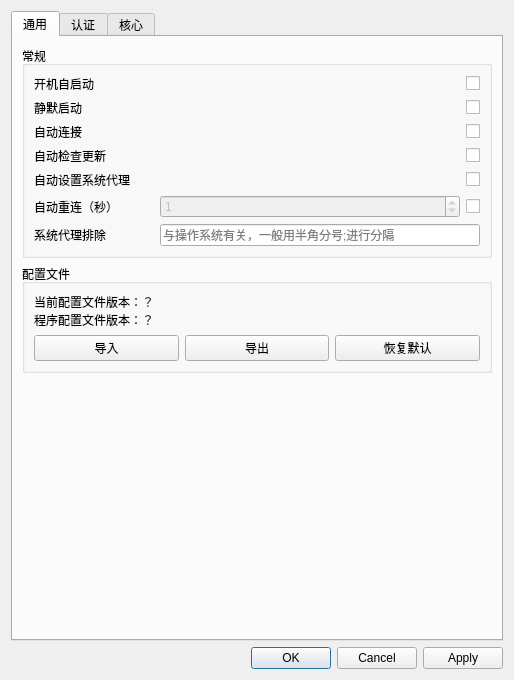
<?xml version="1.0" encoding="UTF-8"?>
<ui version="4.0">
 <class>SettingWindow</class>
 <widget class="QDialog" name="SettingWindow">
  <property name="geometry">
   <rect>
    <x>0</x>
    <y>0</y>
    <width>514</width>
    <height>680</height>
   </rect>
  </property>
  <property name="windowTitle">
   <string>设置</string>
  </property>
  <property name="styleSheet">
   <string notr="true"/>
  </property>
  <layout class="QVBoxLayout" name="verticalLayout">
   <item>
    <widget class="QTabWidget" name="tabWidget">
     <property name="locale">
      <locale language="Chinese" country="China"/>
     </property>
     <property name="currentIndex">
      <number>0</number>
     </property>
     <widget class="QWidget" name="generalTab">
      <attribute name="title">
       <string>通用</string>
      </attribute>
      <layout class="QGridLayout">
       <item row="7" column="0">
        <spacer name="commonTabVerticalSpacer">
         <property name="orientation">
          <enum>Qt::Orientation::Vertical</enum>
         </property>
         <property name="sizeHint" stdset="0">
          <size>
           <width>444</width>
           <height>108</height>
          </size>
         </property>
        </spacer>
       </item>
       <item row="3" column="0" rowspan="2">
        <widget class="QGroupBox" name="profileGroup">
         <property name="title">
          <string>配置文件</string>
         </property>
         <layout class="QGridLayout" name="gridLayout_5">
          <item row="1" column="1">
           <widget class="QPushButton" name="exportPushButton">
            <property name="text">
             <string>导出</string>
            </property>
           </widget>
          </item>
          <item row="0" column="0" colspan="3">
           <widget class="QLabel" name="configVersionLabel">
            <property name="text">
             <string>当前配置文件版本：？
程序配置文件版本：？</string>
            </property>
           </widget>
          </item>
          <item row="1" column="2">
           <widget class="QPushButton" name="resetDefaultPushButton">
            <property name="text">
             <string>恢复默认</string>
            </property>
           </widget>
          </item>
          <item row="1" column="0">
           <widget class="QPushButton" name="importPushButton">
            <property name="text">
             <string>导入</string>
            </property>
           </widget>
          </item>
         </layout>
        </widget>
       </item>
       <item row="1" column="0">
        <widget class="QGroupBox" name="commonGroup">
         <property name="title">
          <string>常规</string>
         </property>
         <layout class="QGridLayout" name="gridLayout_7">
          <item row="3" column="2">
           <widget class="QCheckBox" name="checkUpdateAfterStartCheckBox">
            <property name="text">
             <string/>
            </property>
           </widget>
          </item>
          <item row="0" column="2">
           <widget class="QCheckBox" name="autoStartCheckBox">
            <property name="text">
             <string/>
            </property>
           </widget>
          </item>
          <item row="1" column="2">
           <widget class="QCheckBox" name="silentStartCheckBox">
            <property name="text">
             <string/>
            </property>
           </widget>
          </item>
          <item row="5" column="0">
           <widget class="QLabel" name="zjuConnectTabLabel7">
            <property name="text">
             <string>自动重连（秒）</string>
            </property>
           </widget>
          </item>
          <item row="0" column="0">
           <widget class="QLabel" name="commonTabLable4">
            <property name="text">
             <string>开机自启动</string>
            </property>
           </widget>
          </item>
          <item row="5" column="2">
           <widget class="QCheckBox" name="autoReconnectCheckBox">
            <property name="text">
             <string/>
            </property>
            <property name="checked">
             <bool>false</bool>
            </property>
           </widget>
          </item>
          <item row="0" column="1" rowspan="6">
           <spacer name="horizontalSpacer_3">
            <property name="orientation">
             <enum>Qt::Orientation::Horizontal</enum>
            </property>
            <property name="sizeHint" stdset="0">
             <size>
              <width>0</width>
              <height>0</height>
             </size>
            </property>
           </spacer>
          </item>
          <item row="7" column="1" colspan="2">
           <widget class="QLineEdit" name="systemProxyBypassLineEdit">
            <property name="placeholderText">
             <string>与操作系统有关，一般用半角分号;进行分隔</string>
            </property>
           </widget>
          </item>
          <item row="1" column="0">
           <widget class="QLabel" name="commonTabLabelSilentStart">
            <property name="text">
             <string>静默启动</string>
            </property>
           </widget>
          </item>
          <item row="2" column="0">
           <widget class="QLabel" name="commonTabLable5">
            <property name="text">
             <string>自动连接</string>
            </property>
           </widget>
          </item>
          <item row="7" column="0">
           <widget class="QLabel" name="zjuConnectTabLabel11">
            <property name="text">
             <string>系统代理排除</string>
            </property>
           </widget>
          </item>
          <item row="3" column="0">
           <widget class="QLabel" name="commonTabLable6">
            <property name="text">
             <string>自动检查更新</string>
            </property>
           </widget>
          </item>
          <item row="4" column="2">
           <widget class="QCheckBox" name="autoSetProxyCheckBox">
            <property name="text">
             <string/>
            </property>
           </widget>
          </item>
          <item row="2" column="2">
           <widget class="QCheckBox" name="connectAfterStartCheckBox">
            <property name="text">
             <string/>
            </property>
           </widget>
          </item>
          <item row="4" column="0">
           <widget class="QLabel" name="commonTabLable4_2">
            <property name="text">
             <string>自动设置系统代理</string>
            </property>
           </widget>
          </item>
          <item row="5" column="1">
           <widget class="QSpinBox" name="reconnectTimeSpinBox">
            <property name="enabled">
             <bool>false</bool>
            </property>
            <property name="maximum">
             <number>86400</number>
            </property>
            <property name="value">
             <number>1</number>
            </property>
           </widget>
          </item>
          <item row="8" column="0">
           <spacer name="horizontalSpacer_4">
            <property name="orientation">
             <enum>Qt::Orientation::Horizontal</enum>
            </property>
            <property name="sizeType">
             <enum>QSizePolicy::Policy::Preferred</enum>
            </property>
            <property name="sizeHint" stdset="0">
             <size>
              <width>120</width>
              <height>0</height>
             </size>
            </property>
           </spacer>
          </item>
         </layout>
        </widget>
       </item>
      </layout>
     </widget>
     <widget class="QWidget" name="loginTab">
      <attribute name="title">
       <string>认证</string>
      </attribute>
      <layout class="QGridLayout" name="gridLayout_9">
       <item row="2" column="0">
        <widget class="QGroupBox" name="authInfoGroupBox">
         <property name="title">
          <string>认证信息（aTrust）</string>
         </property>
         <layout class="QGridLayout" name="gridLayout_8">
          <item row="4" column="0">
           <widget class="QLabel" name="label_5">
            <property name="text">
             <string>手机号码</string>
            </property>
           </widget>
          </item>
          <item row="3" column="1" colspan="3">
           <widget class="QLineEdit" name="casLoginUrlLineEdit">
            <property name="enabled">
             <bool>false</bool>
            </property>
            <property name="text">
             <string/>
            </property>
            <property name="placeholderText">
             <string>可选，可自动生成，仅用于单点登录</string>
            </property>
           </widget>
          </item>
          <item row="2" column="2">
           <widget class="QRadioButton" name="casRadioButton">
            <property name="text">
             <string>单点认证</string>
            </property>
           </widget>
          </item>
          <item row="2" column="1">
           <widget class="QRadioButton" name="pswRadioButton">
            <property name="text">
             <string>密码</string>
            </property>
            <property name="checked">
             <bool>true</bool>
            </property>
           </widget>
          </item>
          <item row="3" column="0">
           <widget class="QLabel" name="label_4">
            <property name="text">
             <string>单点认证地址</string>
            </property>
           </widget>
          </item>
          <item row="1" column="0">
           <widget class="QLabel" name="label_2">
            <property name="text">
             <string>登录域</string>
            </property>
           </widget>
          </item>
          <item row="2" column="3">
           <widget class="QRadioButton" name="smsCheckCodeRadioButton">
            <property name="text">
             <string>短信验证</string>
            </property>
           </widget>
          </item>
          <item row="2" column="0">
           <widget class="QLabel" name="label_3">
            <property name="text">
             <string>认证方式</string>
            </property>
           </widget>
          </item>
          <item row="0" column="0" colspan="4">
           <widget class="QPushButton" name="authSelectPushButton">
            <property name="text">
             <string>获取认证方式</string>
            </property>
           </widget>
          </item>
          <item row="1" column="1" colspan="3">
           <widget class="QLineEdit" name="loginDomainLineEdit">
            <property name="text">
             <string/>
            </property>
            <property name="placeholderText">
             <string>可自动获取，默认 local</string>
            </property>
           </widget>
          </item>
          <item row="5" column="0">
           <spacer name="horizontalSpacer">
            <property name="orientation">
             <enum>Qt::Orientation::Horizontal</enum>
            </property>
            <property name="sizeType">
             <enum>QSizePolicy::Policy::Preferred</enum>
            </property>
            <property name="sizeHint" stdset="0">
             <size>
              <width>120</width>
              <height>0</height>
             </size>
            </property>
           </spacer>
          </item>
          <item row="4" column="1" colspan="3">
           <layout class="QHBoxLayout" name="horizontalLayout">
            <item>
             <widget class="QLabel" name="label_6">
              <property name="text">
               <string>+</string>
              </property>
             </widget>
            </item>
            <item>
             <widget class="QLineEdit" name="countryCodeLineEdit">
              <property name="enabled">
               <bool>false</bool>
              </property>
              <property name="maximumSize">
               <size>
                <width>45</width>
                <height>16777215</height>
               </size>
              </property>
              <property name="placeholderText">
               <string>国家</string>
              </property>
             </widget>
            </item>
            <item>
             <widget class="QLabel" name="label_7">
              <property name="text">
               <string>-</string>
              </property>
             </widget>
            </item>
            <item>
             <widget class="QLineEdit" name="phoneNumberLineEdit">
              <property name="enabled">
               <bool>false</bool>
              </property>
              <property name="placeholderText">
               <string>手机号码，仅用于短信验证</string>
              </property>
             </widget>
            </item>
           </layout>
          </item>
         </layout>
        </widget>
       </item>
       <item row="1" column="0">
        <widget class="QGroupBox" name="protocolGroupBox">
         <property name="title">
          <string>协议</string>
         </property>
         <layout class="QVBoxLayout" name="verticalLayout_2">
          <item>
           <widget class="QRadioButton" name="atrustRadioButton">
            <property name="text">
             <string>aTrust</string>
            </property>
            <property name="checked">
             <bool>true</bool>
            </property>
           </widget>
          </item>
          <item>
           <widget class="QRadioButton" name="easyconnectRadioButton">
            <property name="text">
             <string>EasyConnect</string>
            </property>
           </widget>
          </item>
         </layout>
        </widget>
       </item>
       <item row="4" column="0">
        <spacer name="verticalSpacer_2">
         <property name="orientation">
          <enum>Qt::Orientation::Vertical</enum>
         </property>
         <property name="sizeHint" stdset="0">
          <size>
           <width>20</width>
           <height>40</height>
          </size>
         </property>
        </spacer>
       </item>
       <item row="3" column="0">
        <widget class="QGroupBox" name="credentialGroup">
         <property name="title">
          <string>保存的信息</string>
         </property>
         <layout class="QGridLayout" name="gridLayout_6">
          <item row="3" column="2" colspan="2">
           <widget class="QLineEdit" name="totpSecretLineEdit">
            <property name="echoMode">
             <enum>QLineEdit::EchoMode::Password</enum>
            </property>
            <property name="placeholderText">
             <string>可选，以通过 TOTP 验证器</string>
            </property>
           </widget>
          </item>
          <item row="0" column="0">
           <widget class="QLabel" name="commonTabLable2">
            <property name="text">
             <string>账号</string>
            </property>
           </widget>
          </item>
          <item row="1" column="2" colspan="2">
           <widget class="QLineEdit" name="passwordLineEdit">
            <property name="echoMode">
             <enum>QLineEdit::EchoMode::Password</enum>
            </property>
            <property name="placeholderText">
             <string>VPN 密码</string>
            </property>
           </widget>
          </item>
          <item row="1" column="4">
           <widget class="QCheckBox" name="passwordVisibleCheckBox">
            <property name="text">
             <string/>
            </property>
           </widget>
          </item>
          <item row="0" column="2" colspan="3">
           <widget class="QLineEdit" name="usernameLineEdit">
            <property name="placeholderText">
             <string>VPN 账号</string>
            </property>
           </widget>
          </item>
          <item row="3" column="0">
           <widget class="QLabel" name="zjuConnectTabLabel6_2">
            <property name="text">
             <string>TOTP 密钥</string>
            </property>
           </widget>
          </item>
          <item row="4" column="0">
           <spacer name="horizontalSpacer_2">
            <property name="orientation">
             <enum>Qt::Orientation::Horizontal</enum>
            </property>
            <property name="sizeType">
             <enum>QSizePolicy::Policy::Preferred</enum>
            </property>
            <property name="sizeHint" stdset="0">
             <size>
              <width>120</width>
              <height>0</height>
             </size>
            </property>
           </spacer>
          </item>
          <item row="3" column="4">
           <widget class="QCheckBox" name="totpSecretVisibleCheckBox">
            <property name="text">
             <string/>
            </property>
           </widget>
          </item>
          <item row="1" column="0">
           <widget class="QLabel" name="commonTabLable3">
            <property name="text">
             <string>密码</string>
            </property>
           </widget>
          </item>
          <item row="5" column="0">
           <widget class="QLabel" name="certFileLabel">
            <property name="text">
             <string>证书文件</string>
            </property>
           </widget>
          </item>
          <item row="5" column="2">
           <widget class="QLineEdit" name="certFileLineEdit">
            <property name="placeholderText">
             <string>可选，p12/pfx 证书文件路径</string>
            </property>
           </widget>
          </item>
          <item row="5" column="3" colspan="2">
           <widget class="QPushButton" name="certFileBrowseButton">
            <property name="text">
             <string>浏览</string>
            </property>
           </widget>
          </item>
          <item row="6" column="0">
           <widget class="QLabel" name="certPasswordLabel">
            <property name="text">
             <string>证书密码</string>
            </property>
           </widget>
          </item>
          <item row="6" column="2" colspan="2">
           <widget class="QLineEdit" name="certPasswordLineEdit">
            <property name="echoMode">
             <enum>QLineEdit::EchoMode::Password</enum>
            </property>
            <property name="placeholderText">
             <string>可选，证书密码</string>
            </property>
           </widget>
          </item>
          <item row="6" column="4">
           <widget class="QCheckBox" name="certPasswordVisibleCheckBox">
            <property name="text">
             <string/>
            </property>
           </widget>
          </item>
         </layout>
        </widget>
       </item>
      </layout>
     </widget>
     <widget class="QWidget" name="zjuConnectTab">
      <attribute name="title">
       <string>核心</string>
      </attribute>
      <layout class="QGridLayout" name="gridLayout_3">
       <item row="8" column="1" colspan="3">
        <widget class="QLineEdit" name="shadowsocksUrlLineEdit">
         <property name="placeholderText">
          <string>不填则不启用，格式：ss://chiper:password@server:port</string>
         </property>
        </widget>
       </item>
       <item row="6" column="0">
        <widget class="QLabel" name="zjuConnectTabLabel5">
         <property name="text">
          <string>SOCKS5 代理端口</string>
         </property>
        </widget>
       </item>
       <item row="0" column="1">
        <widget class="QLineEdit" name="serverAddressLineEdit">
         <property name="text">
          <string>trust.hitsz.edu.cn</string>
         </property>
        </widget>
       </item>
       <item row="10" column="0">
        <widget class="QLabel" name="zjuConnectTabLabel6_3">
         <property name="text">
          <string>直连代理</string>
         </property>
        </widget>
       </item>
       <item row="5" column="1" colspan="3">
        <widget class="QSpinBox" name="dnsTTLSpinBox">
         <property name="maximum">
          <number>2147483647</number>
         </property>
         <property name="value">
          <number>3600</number>
         </property>
        </widget>
       </item>
       <item row="3" column="1">
        <widget class="QLineEdit" name="dnsLineEdit">
         <property name="placeholderText">
          <string>勾选自动，否则不应留空</string>
         </property>
        </widget>
       </item>
       <item row="4" column="1" colspan="3">
        <widget class="QLineEdit" name="secondaryDnsLineEdit">
         <property name="placeholderText">
          <string>不填则采用系统 DNS ，使用 DNS 劫持必须填写</string>
         </property>
        </widget>
       </item>
       <item row="0" column="0">
        <widget class="QLabel" name="zjuConnectTabLabel1">
         <property name="text">
          <string>服务器地址</string>
         </property>
        </widget>
       </item>
       <item row="8" column="0">
        <widget class="QLabel" name="zjuConnectTabLabel10">
         <property name="text">
          <string>Shadowsocks 代理</string>
         </property>
        </widget>
       </item>
       <item row="7" column="0">
        <widget class="QLabel" name="zjuConnectTabLabel6">
         <property name="text">
          <string>HTTP 代理端口</string>
         </property>
        </widget>
       </item>
       <item row="3" column="2" colspan="2">
        <widget class="QCheckBox" name="dnsAutoCheckBox">
         <property name="text">
          <string>自动</string>
         </property>
        </widget>
       </item>
       <item row="9" column="0">
        <widget class="QLabel" name="zjuConnectTabLabel12">
         <property name="text">
          <string>节点优选间隔（秒）</string>
         </property>
        </widget>
       </item>
       <item row="19" column="0" colspan="4">
        <widget class="QPushButton" name="portForwardingPushButton">
         <property name="text">
          <string>其他设置（端口转发、自定义参数等）</string>
         </property>
        </widget>
       </item>
       <item row="5" column="0">
        <widget class="QLabel" name="zjuConnectTabLabel9_2">
         <property name="text">
          <string>DNS TTL（秒）</string>
         </property>
        </widget>
       </item>
       <item row="20" column="0" colspan="4">
        <spacer name="verticalSpacer">
         <property name="orientation">
          <enum>Qt::Orientation::Vertical</enum>
         </property>
         <property name="sizeHint" stdset="0">
          <size>
           <width>20</width>
           <height>40</height>
          </size>
         </property>
        </spacer>
       </item>
       <item row="10" column="1" colspan="3">
        <widget class="QLineEdit" name="dialDirectProxyLineEdit">
         <property name="placeholderText">
          <string>直连情况下走的代理，支持：socks://... 或 http://...</string>
         </property>
        </widget>
       </item>
       <item row="3" column="0">
        <widget class="QLabel" name="zjuConnectTabLabel8">
         <property name="text">
          <string>DNS 服务器</string>
         </property>
        </widget>
       </item>
       <item row="15" column="0" colspan="4">
        <widget class="Line" name="line">
         <property name="orientation">
          <enum>Qt::Orientation::Horizontal</enum>
         </property>
        </widget>
       </item>
       <item row="4" column="0">
        <widget class="QLabel" name="zjuConnectTabLabel9">
         <property name="text">
          <string>备用 DNS</string>
         </property>
        </widget>
       </item>
       <item row="0" column="2">
        <widget class="QLabel" name="label">
         <property name="text">
          <string>:</string>
         </property>
        </widget>
       </item>
       <item row="16" column="0" colspan="4">
        <layout class="QGridLayout" name="gridLayout_4">
         <item row="0" column="1">
          <widget class="QCheckBox" name="keepAliveCheckBox">
           <property name="text">
            <string>定时保活</string>
           </property>
          </widget>
         </item>
         <item row="1" column="1">
          <widget class="QCheckBox" name="disableServerConfigCheckBox">
           <property name="text">
            <string>忽略服务器配置</string>
           </property>
          </widget>
         </item>
         <item row="3" column="0">
          <widget class="QCheckBox" name="tunCheckBox">
           <property name="text">
            <string>TUN 模式</string>
           </property>
          </widget>
         </item>
         <item row="0" column="2">
          <widget class="QCheckBox" name="outsideAccessCheckBox">
           <property name="text">
            <string>允许外部访问</string>
           </property>
          </widget>
         </item>
         <item row="1" column="0">
          <widget class="QCheckBox" name="skipDomainResourceCheckBox">
           <property name="text">
            <string>忽略域名资源</string>
           </property>
          </widget>
         </item>
         <item row="1" column="2">
          <widget class="QCheckBox" name="proxyAllCheckBox">
           <property name="text">
            <string>代理全部流量</string>
           </property>
          </widget>
         </item>
         <item row="3" column="1">
          <widget class="QCheckBox" name="routeCheckBox">
           <property name="toolTip">
            <string>TUN 模式下有效</string>
           </property>
           <property name="text">
            <string>设置路由（TUN）</string>
           </property>
          </widget>
         </item>
         <item row="0" column="0">
          <widget class="QCheckBox" name="multiLineCheckBox">
           <property name="text">
            <string>自动选择线路</string>
           </property>
           <property name="autoExclusive">
            <bool>false</bool>
           </property>
           <property name="tristate">
            <bool>false</bool>
           </property>
          </widget>
         </item>
         <item row="3" column="2">
          <widget class="QCheckBox" name="dnsHijackCheckBox">
           <property name="toolTip">
            <string>TUN 模式下有效</string>
           </property>
           <property name="text">
            <string>DNS 劫持（TUN）</string>
           </property>
          </widget>
         </item>
         <item row="4" column="0">
          <widget class="QCheckBox" name="fakeIPCheckBox">
           <property name="toolTip">
            <string>aTrust 协议 TUN 模式下有效</string>
           </property>
           <property name="text">
            <string>Fake IP（TUN）</string>
           </property>
          </widget>
         </item>
         <item row="4" column="1" colspan="2">
          <widget class="QCheckBox" name="tcpTunnelModeCheckBox">
           <property name="text">
            <string>禁用 L3 隧道（aTrust 兼容模式）</string>
           </property>
          </widget>
         </item>
         <item row="2" column="2">
          <widget class="QCheckBox" name="debugCheckBox">
           <property name="text">
            <string>核心调试</string>
           </property>
          </widget>
         </item>
         <item row="2" column="1">
          <widget class="QCheckBox" name="zjuDefaultCheckBox">
           <property name="text">
            <string>ZJU 默认配置</string>
           </property>
          </widget>
         </item>
         <item row="2" column="0">
          <widget class="QCheckBox" name="disableDNSCheckBox">
           <property name="text">
            <string>禁用内部 DNS</string>
           </property>
          </widget>
         </item>
        </layout>
       </item>
       <item row="6" column="1" colspan="3">
        <widget class="QSpinBox" name="socks5PortSpinBox">
         <property name="maximum">
          <number>65535</number>
         </property>
         <property name="value">
          <number>11080</number>
         </property>
        </widget>
       </item>
       <item row="9" column="1" colspan="3">
        <widget class="QSpinBox" name="updateBestNodesIntervalSpinBox">
         <property name="maximum">
          <number>2147483647</number>
         </property>
         <property name="value">
          <number>300</number>
         </property>
        </widget>
       </item>
       <item row="7" column="1" colspan="3">
        <widget class="QSpinBox" name="httpPortSpinBox">
         <property name="maximum">
          <number>65535</number>
         </property>
         <property name="value">
          <number>11081</number>
         </property>
        </widget>
       </item>
       <item row="0" column="3">
        <widget class="QSpinBox" name="serverPortSpinBox">
         <property name="maximum">
          <number>65535</number>
         </property>
         <property name="value">
          <number>443</number>
         </property>
        </widget>
       </item>
       <item row="11" column="1" colspan="3">
        <widget class="QLineEdit" name="keepAliveUrlLineEdit">
         <property name="placeholderText">
          <string>用于定时保活的 URL，留空为 DNS 保活</string>
         </property>
        </widget>
       </item>
       <item row="11" column="0">
        <widget class="QLabel" name="zjuConnectTabLabel6_4">
         <property name="text">
          <string>定时保活 URL</string>
         </property>
        </widget>
       </item>
      </layout>
     </widget>
    </widget>
   </item>
   <item>
    <widget class="QDialogButtonBox" name="buttonBox">
     <property name="standardButtons">
      <set>QDialogButtonBox::StandardButton::Apply|QDialogButtonBox::StandardButton::Cancel|QDialogButtonBox::StandardButton::Ok</set>
     </property>
    </widget>
   </item>
  </layout>
 </widget>
 <tabstops>
  <tabstop>tabWidget</tabstop>
  <tabstop>usernameLineEdit</tabstop>
  <tabstop>passwordLineEdit</tabstop>
  <tabstop>totpSecretLineEdit</tabstop>
  <tabstop>certFileLineEdit</tabstop>
  <tabstop>certFileBrowseButton</tabstop>
  <tabstop>certPasswordLineEdit</tabstop>
  <tabstop>serverAddressLineEdit</tabstop>
  <tabstop>serverPortSpinBox</tabstop>
  <tabstop>dnsLineEdit</tabstop>
  <tabstop>secondaryDnsLineEdit</tabstop>
  <tabstop>socks5PortSpinBox</tabstop>
  <tabstop>httpPortSpinBox</tabstop>
  <tabstop>multiLineCheckBox</tabstop>
  <tabstop>keepAliveCheckBox</tabstop>
  <tabstop>outsideAccessCheckBox</tabstop>
  <tabstop>portForwardingPushButton</tabstop>
 </tabstops>
 <resources/>
 <connections>
  <connection>
   <sender>buttonBox</sender>
   <signal>rejected()</signal>
   <receiver>SettingWindow</receiver>
   <slot>reject()</slot>
   <hints>
    <hint type="sourcelabel">
     <x>239</x>
     <y>374</y>
    </hint>
    <hint type="destinationlabel">
     <x>242</x>
     <y>197</y>
    </hint>
   </hints>
  </connection>
  <connection>
   <sender>atrustRadioButton</sender>
   <signal>toggled(bool)</signal>
   <receiver>authInfoGroupBox</receiver>
   <slot>setEnabled(bool)</slot>
   <hints>
    <hint type="sourcelabel">
     <x>255</x>
     <y>72</y>
    </hint>
    <hint type="destinationlabel">
     <x>256</x>
     <y>186</y>
    </hint>
   </hints>
  </connection>
  <connection>
   <sender>casRadioButton</sender>
   <signal>toggled(bool)</signal>
   <receiver>casLoginUrlLineEdit</receiver>
   <slot>setEnabled(bool)</slot>
   <hints>
    <hint type="sourcelabel">
     <x>397</x>
     <y>221</y>
    </hint>
    <hint type="destinationlabel">
     <x>327</x>
     <y>247</y>
    </hint>
   </hints>
  </connection>
  <connection>
   <sender>dnsAutoCheckBox</sender>
   <signal>toggled(bool)</signal>
   <receiver>dnsLineEdit</receiver>
   <slot>setDisabled(bool)</slot>
   <hints>
    <hint type="sourcelabel">
     <x>445</x>
     <y>85</y>
    </hint>
    <hint type="destinationlabel">
     <x>282</x>
     <y>85</y>
    </hint>
   </hints>
  </connection>
  <connection>
   <sender>tunCheckBox</sender>
   <signal>toggled(bool)</signal>
   <receiver>routeCheckBox</receiver>
   <slot>setEnabled(bool)</slot>
   <hints>
    <hint type="sourcelabel">
     <x>108</x>
     <y>379</y>
    </hint>
    <hint type="destinationlabel">
     <x>256</x>
     <y>379</y>
    </hint>
   </hints>
  </connection>
  <connection>
   <sender>tunCheckBox</sender>
   <signal>toggled(bool)</signal>
   <receiver>dnsHijackCheckBox</receiver>
   <slot>setEnabled(bool)</slot>
   <hints>
    <hint type="sourcelabel">
     <x>108</x>
     <y>379</y>
    </hint>
    <hint type="destinationlabel">
     <x>405</x>
     <y>379</y>
    </hint>
   </hints>
  </connection>
  <connection>
   <sender>tunCheckBox</sender>
   <signal>toggled(bool)</signal>
   <receiver>fakeIPCheckBox</receiver>
   <slot>setEnabled(bool)</slot>
   <hints>
    <hint type="sourcelabel">
     <x>108</x>
     <y>379</y>
    </hint>
    <hint type="destinationlabel">
     <x>405</x>
     <y>410</y>
    </hint>
   </hints>
  </connection>
  <connection>
   <sender>autoReconnectCheckBox</sender>
   <signal>toggled(bool)</signal>
   <receiver>reconnectTimeSpinBox</receiver>
   <slot>setEnabled(bool)</slot>
   <hints>
    <hint type="sourcelabel">
     <x>463</x>
     <y>173</y>
    </hint>
    <hint type="destinationlabel">
     <x>311</x>
     <y>173</y>
    </hint>
   </hints>
  </connection>
  <connection>
   <sender>smsCheckCodeRadioButton</sender>
   <signal>toggled(bool)</signal>
   <receiver>countryCodeLineEdit</receiver>
   <slot>setEnabled(bool)</slot>
   <hints>
    <hint type="sourcelabel">
     <x>429</x>
     <y>239</y>
    </hint>
    <hint type="destinationlabel">
     <x>196</x>
     <y>297</y>
    </hint>
   </hints>
  </connection>
  <connection>
   <sender>smsCheckCodeRadioButton</sender>
   <signal>toggled(bool)</signal>
   <receiver>phoneNumberLineEdit</receiver>
   <slot>setEnabled(bool)</slot>
   <hints>
    <hint type="sourcelabel">
     <x>429</x>
     <y>239</y>
    </hint>
    <hint type="destinationlabel">
     <x>358</x>
     <y>297</y>
    </hint>
   </hints>
  </connection>
 </connections>
</ui>
